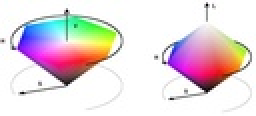
%> input picture colorspace/colorspace_01.jpg, 128 x 58 px, shrunk from 462 x 209 before the run (shown 2 times larger)
$ octave --eval "result = LischinskiTMO(imread('../../../colorspace/colorspace_01.jpg'));"   (GNU Octave 9; MATLAB toolbox functions it lacks are replaced by stand-ins)
%> lines starting %> are read from the running program, lines starting %| are printed output that depends on the picture
### HDR_Toolbox/source_code/ColorSpace/lum.m
function l=lum(img)
%
%       l=lum(img)
%
%       This function calculates the luminance
%
%
%       input:
%           img: a three color image
%
%       output:
%           l: luminance as XYZ color
%
%     Copyright (C) 2011  Francesco Banterle
%
%     This program is free software: you can redistribute it and/or modify
%     it under the terms of the GNU General Public License as published by
%     the Free Software Foundation, either version 3 of the License, or
%     (at your option) any later version.
%
%     This program is distributed in the hope that it will be useful,
%     but WITHOUT ANY WARRANTY; without even the implied warranty of
%     MERCHANTABILITY or FITNESS FOR A PARTICULAR PURPOSE.  See the
%     GNU General Public License for more details.
%
%     You should have received a copy of the GNU General Public License
%     along with this program.  If not, see <http://www.gnu.org/licenses/>.
%

[r,c,col]=size(img);

if(col~=3)
    error('The input image is not a three color channels image!');
end

l=0.213*img(:,:,1)+0.715*img(:,:,2)+0.072*img(:,:,3);

end

### HDR_Toolbox/source_code/Tmo/util/logMean.m
function Lav=logMean(img)
%
%
%        Lav=logMean(img)
%
%
%        Input:
%           -img: an single channel image
%
%        Output:
%           -Lav: the logarithmic mean of img
%
%     This program is free software: you can redistribute it and/or modify
%     it under the terms of the GNU General Public License as published by
%     the Free Software Foundation, either version 3 of the License, or
%     (at your option) any later version.
%
%     This program is distributed in the hope that it will be useful,
%     but WITHOUT ANY WARRANTY; without even the implied warranty of
%     MERCHANTABILITY or FITNESS FOR A PARTICULAR PURPOSE.  See the
%     GNU General Public License for more details.
%
%     You should have received a copy of the GNU General Public License
%     along with this program.  If not, see <http://www.gnu.org/licenses/>.
%

delta=1e-6;

Lav=exp(mean(mean(log(img+delta))));

end

### HDR_Toolbox/source_code/Tmo/util/LischinskiMinimization.m
function [result,A] = LischinskiMinimization(L, g, W, LM_alpha, LM_lambda)
%
%
%      imgOut = LischinskiMinimization(L, g, W, LM_alpha, LM_lambda)
%
%
%       Input:
%           -L: log luminance
%           -g: target exposure values
%           -W: constraints
%           -LM_alpha:
%           -LM_lambda:
%
%
%       Output:
%           -result: output of the minimization
%
%     This program is free software: you can redistribute it and/or modify
%     it under the terms of the GNU General Public License as published by
%     the Free Software Foundation, either version 3 of the License, or
%     (at your option) any later version.
%
%     This program is distributed in the hope that it will be useful,
%     but WITHOUT ANY WARRANTY; without even the implied warranty of
%     MERCHANTABILITY or FITNESS FOR A PARTICULAR PURPOSE.  See the
%     GNU General Public License for more details.
%
%     You should have received a copy of the GNU General Public License
%     along with this program.  If not, see <http://www.gnu.org/licenses/>.
%

%Parameters Initialization
if(~exist('W'))
    W = ones(size(L));
end

if(~exist('LM_alpha'))
    LM_alpha = 1;
end

if(~exist('LM_lambda'))
    LM_lambda = 0.4;
end

%epsilon constant
e = 1e-4;

[r,c] = size(L);
n = r*c;

%Generation of the b vector
g = g.*W;
b = reshape(g,r*c,1);

%Generation of the A matrix
%Gradients computations
dy = diff(L, 1, 1);
dy = -LM_lambda./(abs(dy).^LM_alpha + e);
dy = padarray(dy, [1 0], 'post');
dy = dy(:);

dx = diff(L, 1, 2);
dx = -LM_lambda./(abs(dx).^LM_alpha + e);
dx = padarray(dx, [0 1], 'post');
dx = dx(:);

%Building A
A = spdiags([dx,dy],[-r,-1],n,n);
A = A + A'; %symmetric conditions

g00 = padarray(dx, r, 'pre'); g00 = g00(1:end-r);
g01 = padarray(dy, 1, 'pre'); g01 = g01(1:end-1);
D = reshape(W,r*c,1)-(g00+dx+g01+dy);
A = A + spdiags(D, 0, n, n);

%Solving the system
result = A\b;
%Reshaping the result
result = reshape(result,r,c);
end

### HDR_Toolbox/source_code/IO/hdrimwrite.m
function ret=hdrimwrite(img, filename)
%
%       ret=hdrimwrite(img, filename)
%
%
%        Input:
%           -img: the image to write on the hard disk
%           -filename: the name of the image to write
%
%        Output:
%           -ret: a boolean value, it is set to 1 if the write succeed, 0 otherwise
%
%     Copyright (C) 2011  Francesco Banterle
%
%     This program is free software: you can redistribute it and/or modify
%     it under the terms of the GNU General Public License as published by
%     the Free Software Foundation, either version 3 of the License, or
%     (at your option) any later version.
%
%     This program is distributed in the hope that it will be useful,
%     but WITHOUT ANY WARRANTY; without even the implied warranty of
%     MERCHANTABILITY or FITNESS FOR A PARTICULAR PURPOSE.  See the
%     GNU General Public License for more details.
%
%     You should have received a copy of the GNU General Public License
%     along with this program.  If not, see <http://www.gnu.org/licenses/>.
%

%if it is a gray image we create three channels
[n,m,color]=size(img);
if(color==1)
    imgOut = zeros(size(img));
    for i=1:3
        imgOut(:,:,i)=img;
    end
    img = imgOut;
end

ret=0;

extension=lower(fileExtension(filename));

if(strcmpi(extension,'pic')==1)
    extension='hdr';
end

switch extension

    %PIC-HDR format by Greg Ward
    case 'hdr'
        try
            write_rgbe(img,filename);
        catch
            error('This PIC/HDR file can not be written.');
        end

    %Portable float map
    case 'pfm'
        try
            write_pfm(img,filename);
        catch
            error('This PFM file can not be written.');
        end

    otherwise
        %try to save as LDR image
        try
            imwrite(ClampImg(img,0,1),filename);
        catch
            error('This format is not supported.');
        end
end

ret=1;

end

### HDR_Toolbox/source_code/IO/write_pfm.m
function ret = write_pfm(img,filename)
%
%       ret = write_pfm(img,filename)
%
%
%        Input:
%           -img: the image to write on the hard disk
%           -filename: the name of the image to write
%
%        Output:
%           -ret: a boolean value, it is set to 1 if the write succeed, 0 otherwise
%
%     Copyright (C) 2011  Francesco Banterle
%
%     This program is free software: you can redistribute it and/or modify
%     it under the terms of the GNU General Public License as published by
%     the Free Software Foundation, either version 3 of the License, or
%     (at your option) any later version.
%
%     This program is distributed in the hope that it will be useful,
%     but WITHOUT ANY WARRANTY; without even the implied warranty of
%     MERCHANTABILITY or FITNESS FOR A PARTICULAR PURPOSE.  See the
%     GNU General Public License for more details.
%
%     You should have received a copy of the GNU General Public License
%     along with this program.  If not, see <http://www.gnu.org/licenses/>.
%

ret=0;
%open the file
fid = fopen(filename,'w');

[n,m,c]=size(img);

fprintf(fid,'PF%c%d %d%c-1.000000%c',10,m,n,10,10);

tot = n*m;
data=zeros(tot*3,1);

img=imrotate(img,-90,'nearest');

for i=1:c
    indx = i:3:(tot*3);
    data(indx) = reshape(img(:,:,i),tot,1);
end

for i=c:3
    indx = i:3:(tot*3);
    data(indx) = reshape(img(:,:,i),tot,1);
end

fwrite(fid,data,'float');

fclose(fid);

end

### HDR_Toolbox/source_code/util/check3Color.m
function check3Color(img)
%
%
%        check3Color(img)
%
%
%        Input:
%           -img: an image to be tested if it is a three colour channels
%           image
%
%     Copyright (C) 2011  Francesco Banterle
%
%     This program is free software: you can redistribute it and/or modify
%     it under the terms of the GNU General Public License as published by
%     the Free Software Foundation, either version 3 of the License, or
%     (at your option) any later version.
%
%     This program is distributed in the hope that it will be useful,
%     but WITHOUT ANY WARRANTY; without even the implied warranty of
%     MERCHANTABILITY or FITNESS FOR A PARTICULAR PURPOSE.  See the
%     GNU General Public License for more details.
%
%     You should have received a copy of the GNU General Public License
%     along with this program.  If not, see <http://www.gnu.org/licenses/>.
%

%is a three color channels image?
if(size(img,3)~=3)
    error('The image has to be a three color channels image.');
end

end

### HDR_Toolbox/source_code/util/fileExtension.m
function extOut=fileExtension(filename)
%
%
%        extOut=fileExtension(filename)
%
%
%        Description: return the extension of a file
%
%        Input:
%           -filename: the name of the file
%
%        Output:
%           -extOut: the extension of the file
%
%     Copyright (C) 2011  Francesco Banterle
%
%     This program is free software: you can redistribute it and/or modify
%     it under the terms of the GNU General Public License as published by
%     the Free Software Foundation, either version 3 of the License, or
%     (at your option) any later version.
%
%     This program is distributed in the hope that it will be useful,
%     but WITHOUT ANY WARRANTY; without even the implied warranty of
%     MERCHANTABILITY or FITNESS FOR A PARTICULAR PURPOSE.  See the
%     GNU General Public License for more details.
%
%     You should have received a copy of the GNU General Public License
%     along with this program.  If not, see <http://www.gnu.org/licenses/>.
%

k=findstr(filename,'.');

%there is no extension
if(size(k)==0)
    error('No file extension');
end

%get the real extension
ind=max(size(k));
k=k(ind);

extOut=filename((k+1):max(size(filename)));

end

### HDR_Toolbox/source_code/Tmo/LischinskiTMO.m
function imgOut = LischinskiTMO(img, LSC_alpha)
%
%
%      imgOut=LischinskiTMO(img)
%
%
%       Input:
%           -img: input HDR image
%           -alpha: starting exposure for tone mapping
%
%       Output:
%           -imgOut: output tone mapped image in linear domain
%
%     This program is free software: you can redistribute it and/or modify
%     it under the terms of the GNU General Public License as published by
%     the Free Software Foundation, either version 3 of the License, or
%     (at your option) any later version.
%
%     This program is distributed in the hope that it will be useful,
%     but WITHOUT ANY WARRANTY; without even the implied warranty of
%     MERCHANTABILITY or FITNESS FOR A PARTICULAR PURPOSE.  See the
%     GNU General Public License for more details.
%
%     You should have received a copy of the GNU General Public License
%     along with this program.  If not, see <http://www.gnu.org/licenses/>.
%

%is it a three color channels image?
check3Color(img);

%Luminance channel
L=lum(img);
%> in lum, `l=0.213*img(:,:,1)+0.715*img(:,:,2)+0.072*img(:,:,3);`:
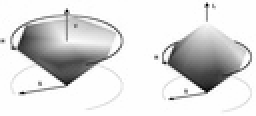
%> l: size 58x128 uint8 (shown 2 times larger); min 1, max 254, mean 220.9

%Is alpha defined?
if(~exist('LSC_alpha')) LSC_alpha=0.5; end

%Number of zones in the image
maxL = max(max(L));
minL = min(min(L));
epsilon = 1e-6;
minLLog = log2(minL+epsilon);
Z = ceil ( log2(maxL) - minLLog);

%Chose the representative Rz for each zone
fstopMap = zeros(size(L));
Lav = logMean(L);
for i=1:Z
    indx = find(L>=2^(i+minLLog)&L<2^(minLLog+i+1));
    if(~isempty(indx))
        Rz = median(L(indx));
        %photographic operator
        Rz = (LSC_alpha * Rz) / Lav;
        f = Rz/(Rz+1);
        fstopMap(indx) = log2(f/Rz);
    end
end

%Minimization process
fstopMap = LischinskiMinimization(log2(L+epsilon), fstopMap, 0.07*ones(size(L)));
hdrimwrite(fstopMap,'LC_after_min.pfm');

imgOut = zeros(size(img));
for i=1:3
    imgOut(:,:,i) = img(:,:,i).*2.^fstopMap;
end

end
%> in LischinskiTMO, `maxL = max(max(L));`: maxL = 254
%> in LischinskiTMO, `minL = min(min(L));`: minL = 1
%> in LischinskiTMO, `minLLog = log2(minL+epsilon);`: minLLog = 0
%> in LischinskiTMO, `Z = ceil ( log2(maxL) - minLLog);`: Z = 8
%> in logMean, `Lav=exp(mean(mean(log(img+delta))));`: Lav = 208.5
%> the loop in LischinskiTMO, `for i=1:Z` made 8 passes
%> (indx, Rz, f) on pass 3: ([5961; 6077], 0, 0)
%> (Rz, f) on passes 4 to 7: (0, 0), (0, 0), (0, 0), (1, 1)
%> after the loop in LischinskiTMO, `for i=1:Z`: fstopMap: size 58x128 double; 11.65% of the values are NaN or infinite; the others: min 0, max 0, mean 0
%> in LischinskiMinimization, `dy = diff(L, 1, 1);`:
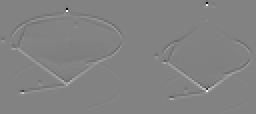
%> dy: size 57x128 double (shown 2 times larger); min -7.36, max 6.99, mean 2.11e-05; drawn with min black and max white
%> in LischinskiMinimization, `dy = -LM_lambda./(abs(dy).^LM_alpha + e);`:
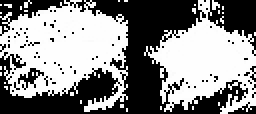
%> dy: size 57x128 double (shown 2 times larger); min -4000, max -0.0544, mean -1847; drawn with min black and max white
%> in LischinskiMinimization, `dy = padarray(dy, [1 0], 'post');`:
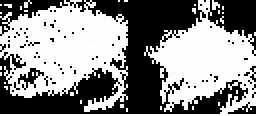
%> dy: size 58x128 double (shown 2 times larger); min -4000, max 0, mean -1815.2; drawn with min black and max white
%> in LischinskiMinimization, `dy = dy(:);`: dy = 7424 values, max 0 at index 58, min -4000 at index 1, mean -1815.2
%> in LischinskiMinimization, `dx = diff(L, 1, 2);`:
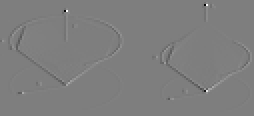
%> dx: size 58x127 double (shown 2 times larger); min -7.49, max 7.61, mean 0.000145; drawn with min black and max white
%> in LischinskiMinimization, `dx = -LM_lambda./(abs(dx).^LM_alpha + e);`:
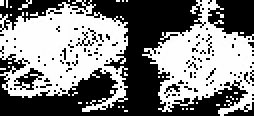
%> dx: size 58x127 double (shown 2 times larger); min -4000, max -0.0526, mean -1979.7; drawn with min black and max white
%> in LischinskiMinimization, `dx = padarray(dx, [0 1], 'post');`:
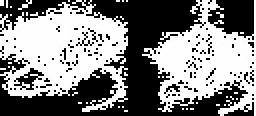
%> dx: size 58x128 double (shown 2 times larger); min -4000, max 0, mean -1964.2; drawn with min black and max white
%> in LischinskiMinimization, `dx = dx(:);`: dx = 7424 values, max 0 at index 7367, min -4000 at index 4, mean -1964.2
%> in LischinskiMinimization, `g00 = padarray(dx, r, 'pre')`: g00 = 7482 values, max 0 at index 1, min -4000 at index 62, mean -1949
%> in LischinskiMinimization, `g00 = g00(1:end-r)`: g00 = 7424 values, max 0 at index 1, min -4000 at index 62, mean -1964.2
%> in LischinskiMinimization, `g01 = padarray(dy, 1, 'pre')`: g01 = 7425 values, max 0 at index 1, min -4000 at index 2, mean -1814.9
%> in LischinskiMinimization, `g01 = g01(1:end-1)`: g01 = 7424 values, max 0 at index 1, min -4000 at index 2, mean -1815.2
%> in LischinskiMinimization, `D = reshape(W,r*c,1)-(g00+dx+g01+dy);`: D = 7424 values, max 16000.1 at index 62, min 0.288 at index 1920, mean 7558.9
%> in LischinskiMinimization, `result = reshape(result,r,c);`: result: size 58x128 double; every value is NaN or infinite
%> after the loop in hdrimwrite, `for i=1:3`: imgOut: size 58x128x3 double; every value is NaN or infinite
%> in write_pfm, `img=imrotate(img,-90,'nearest');`: img: size 128x58x3 double; every value is NaN or infinite
%> after the loop in LischinskiTMO, `for i=1:3`: imgOut: size 58x128x3 double; every value is 0

$ run again, on colorspace/colorspace_02.jpg
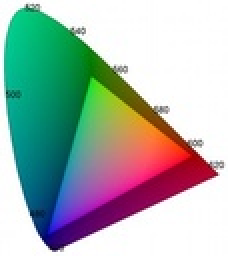
%> input picture colorspace/colorspace_02.jpg, 114 x 128 px, shrunk from 222 x 250 before the run (shown 2 times larger)
%> in lum, `l=0.213*img(:,:,1)+0.715*img(:,:,2)+0.072*img(:,:,3);`:
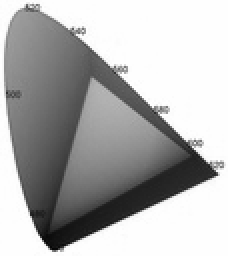
%> l: size 128x114 uint8 (shown 2 times larger); min 6, max 254, mean 176.9
%> maxL = 254
%> minL = 6
%> minLLog = 2.58
%> Z = 6
%> in logMean, `Lav=exp(mean(mean(log(img+delta))));`: Lav = 151.5
%> the loop in LischinskiTMO, `for i=1:Z` made 6 passes
%> (Rz, f) on passes 1 to 5: (0, 0), (0, 0), (0, 0), (0, 0), (1, 1)
%> in LischinskiMinimization, `dx = padarray(dx, [0 1], 'post');`:
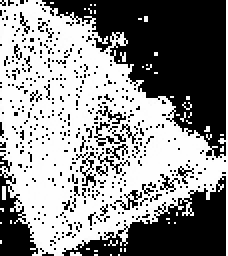
%> dx: size 128x114 double (shown 2 times larger); min -4000, max 0, mean -1776; drawn with min black and max white
%> result: size 128x114 double; every value is NaN or infinite
%> img: size 114x128x3 double; every value is NaN or infinite

$ run again, on colorspace/colorspace_03.jpg
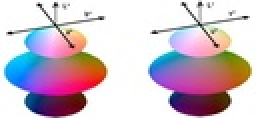
%> input picture colorspace/colorspace_03.jpg, 128 x 59 px, shrunk from 387 x 179 before the run (shown 2 times larger)
%> in lum, `l=0.213*img(:,:,1)+0.715*img(:,:,2)+0.072*img(:,:,3);`:
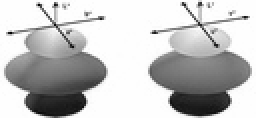
%> l: size 59x128 uint8 (shown 2 times larger); min 1, max 254, mean 193.5
%> maxL = 254
%> minL = 1
%> minLLog = 0
%> Z = 8
%> in logMean, `Lav=exp(mean(mean(log(img+delta))));`: Lav = 170
%> the loop in LischinskiTMO, `for i=1:Z` made 8 passes
%> (indx, Rz, f) on pass 3: ([1178; 1237; 1606; 2148; 2473; 6487], 0, 0)
%> in LischinskiMinimization, `dy = dy(:);`: dy = 7552 values, max 0 at index 59, min -4000 at index 1, mean -1376.8
%> in LischinskiMinimization, `dx = padarray(dx, [0 1], 'post');`:
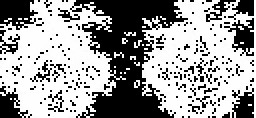
%> dx: size 59x128 double (shown 2 times larger); min -4000, max 0, mean -1564.8; drawn with min black and max white
%> in LischinskiMinimization, `dx = dx(:);`: dx = 7552 values, max 0 at index 7494, min -4000 at index 1, mean -1564.8
%> g00 = 7611 values, max 0 at index 1, min -4000 at index 60, mean -1552.7
%> g00 = 7552 values, max 0 at index 1, min -4000 at index 60, mean -1564.8
%> g01 = 7553 values, max 0 at index 1, min -4000 at index 2, mean -1376.6
%> g01 = 7552 values, max 0 at index 1, min -4000 at index 2, mean -1376.8
%> D = 7552 values, max 16000.1 at index 61, min 0.298 at index 1124, mean 5883.3
%> result: size 59x128 double; every value is NaN or infinite
%> img: size 128x59x3 double; every value is NaN or infinite
